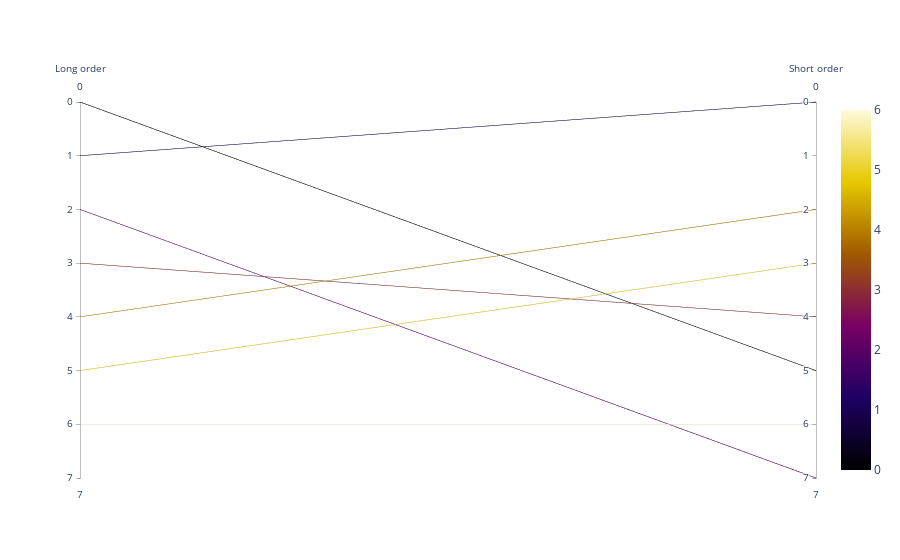

Notebook code for this chart:
### Code cell
# import plotly.express as px
# fig = px.parallel_coordinates(result_df, color="long_order",  labels={"long_order": "long order", "short_order": "short order" })
# fig.show()

import plotly.graph_objects as go
fig = go.Figure(data=
    go.Parcoords(
        line = dict(color = result_df['long_order'],
                   colorscale = 'Electric',
                   showscale = True),
        dimensions = list([
            dict(range = [len(result_df['long_order']), 0],
                 label = 'Long order', values = result_df['long_order']),
        
            dict(range = [len(result_df['short_order']), 0],
                 label = 'Short order', values = result_df['short_order'])])
    )
)
fig.show()
result_df

### Figure 1 — Plotly figure (JSON) as saved in the notebook; plotly's stock layout.template omitted (floating-point values rounded to 4 significant figures)
{"data": [{"dimensions": [{"label": "Long order", "range": [7, 0], "values": [1, 4, 5, 3, 0, 6, 2]}, {"label": "Short order", "range": [7, 0], "values": [0, 2, 3, 4, 5, 6, 7]}], "line": {"color": [1, 4, 5, 3, 0, 6, 2], "colorscale": [[0, "rgb(0, 0, 0)"], [0.2, "rgb(30,0,100)"], [0.4, "rgb(120,0,100)"], [0.6, "rgb(160,90,0)"], [0.8, "rgb(230,200,0)"], [1, "rgb(255,250,220)"]], "showscale": true}, "type": "parcoords"}], "layout": {"autosize": true}}
